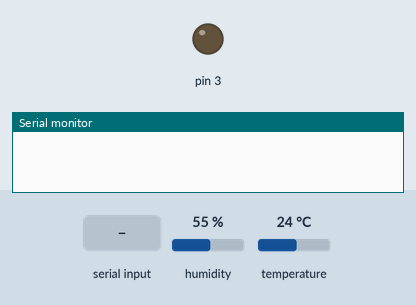
Recording of a sketch running on a simulated Arduino Uno, built with avr-gcc and run on an emulated ATmega328P. Parts: output pins drawn as LEDs (lit = HIGH), the last lines printed to the serial monitor. The test bench sets the inputs (shaded band); at power-on: humidity 55 %, temperature 24 °C.

Above: at 1.2 s.
1.3 s: "." received over Serial
At 1.42 s:
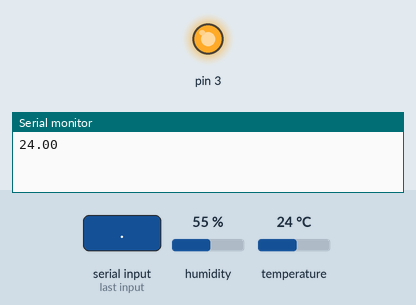
Timing chart, 0 to 4.3 s (numbered marks = the images above; inputs shaded):
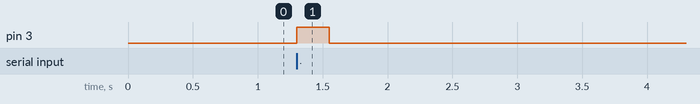

The sketch:

App_TempDHT.ino
```cpp
#include <DHT.h>
#include <DHT_U.h>
//Sensor
// Definimos el pin digital donde se conecta el sensor
#define DHTPIN 2
// Dependiendo del tipo de sensor
#define DHTTYPE DHT11

// Inicializamos el sensor DHT11
DHT dht(DHTPIN, DHTTYPE);
//Bluetooth
char buff[32];
float t = 0;
int i;
void setup() {
 Serial.begin(9600);
 dht.begin();
 pinMode(3, OUTPUT);
}
void loop() {
  t=dht.readTemperature();
    char ch;
  int c;
  int flg = 0;
  if (Serial.available()){
    ch = Serial.read();
    //Serial.print(ch);
    buff[i++] = ch;
    if(ch == '.'){
      flg = 1;
      i = 0;
    }
  }
  if(flg){
   flg = 0;
   digitalWrite(3, HIGH);
   Serial.print(t);
   //Serial.print("");
   delay(250);
  }
  else
  digitalWrite(3, LOW);
}
```

Measured:
- after the input at 1.3 s, pin 3: LOW → HIGH at once, → LOW 0.25 s later
